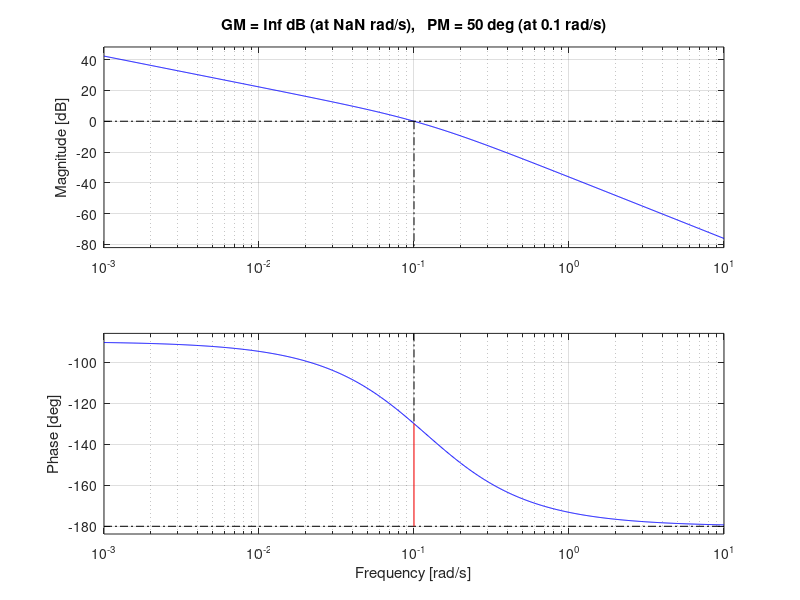

The MATLAB source for this figure:
%% INIT
%These files use simulation resuls stored in the "data" directory%
%to update the simulation, run the simulation separately. (AFTER RUNNING%
%THE COMMON FILE "PART3")%%
close all;
clear;
clc;

fig = 1;
load('data/Part_1_data');
load('data/Part_2_data');
load('data/part3_data');
%% PROBLEM a
%psi < +-35deg
psi_ref = 30; %degrees
omega_c = 0.1; %rad

T_f = -1/(tan(130*pi/180)*omega_c);
K_pd = sqrt(omega_c^2+T_f^2*omega_c^4)/K;
T_d = T;

%Transfer functions
H_ship = tf(K, [T 1 0]);
H_pd = tf([K_pd*T_d K_pd], [T_f 1]);
H_0 = H_ship * H_pd;

%Plotting 
figure(fig);
fig = fig + 1;
[mag, phase] = bode(H_0, 0.1);
margin(H_0);
grid on;